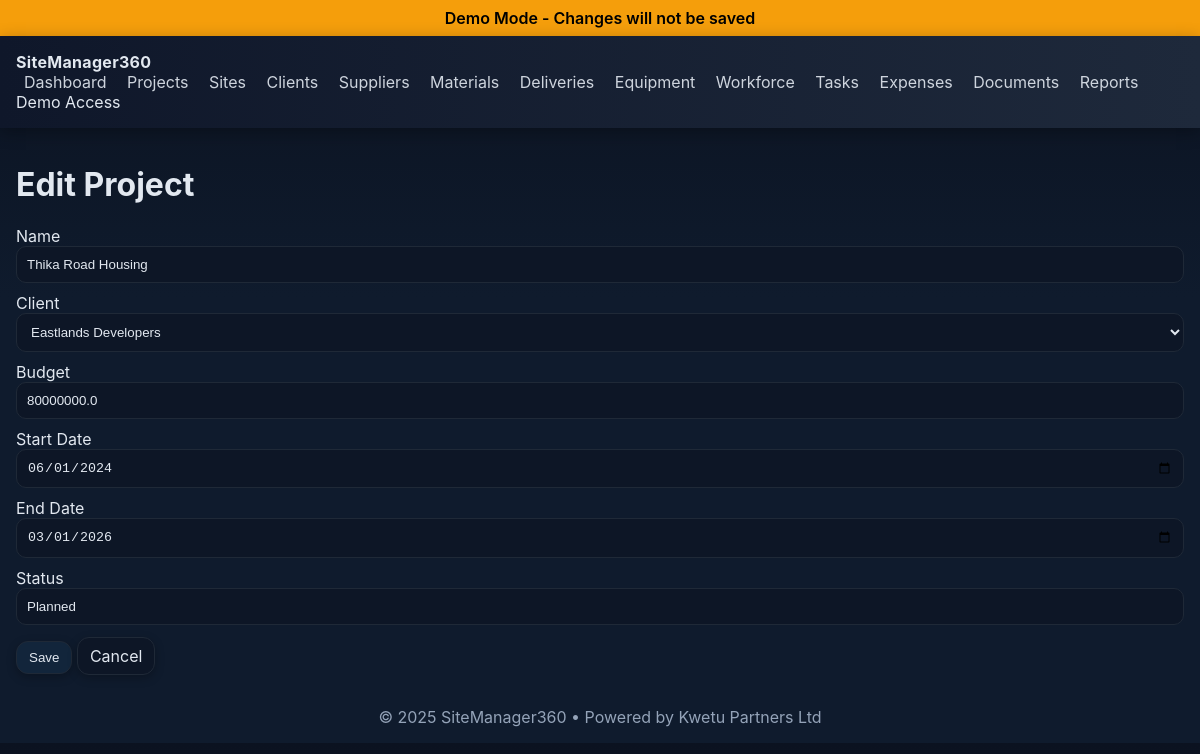
The page /projects/2/edit on the database its author committed.
### app.py (models this page shows)
class Project(db.Model):
    id = db.Column(db.Integer, primary_key=True)
    name = db.Column(db.String(150), nullable=False)
    client_id = db.Column(db.Integer, db.ForeignKey("client.id"), nullable=False)
    budget = db.Column(db.Float, default=0.0)
    start_date = db.Column(db.Date)
    end_date = db.Column(db.Date)
    status = db.Column(db.String(50), default="Planned")
    created_at = db.Column(db.DateTime, default=datetime.utcnow)
    sites = db.relationship("Site", backref="project", lazy=True)

class Client(db.Model):
    id = db.Column(db.Integer, primary_key=True)
    name = db.Column(db.String(120), nullable=False)
    contact_person = db.Column(db.String(120))
    phone = db.Column(db.String(50))
    email = db.Column(db.String(120))
    address = db.Column(db.String(250))
    created_at = db.Column(db.DateTime, default=datetime.utcnow)
    projects = db.relationship("Project", backref="client", lazy=True)

### app.py (the view, shortened to what this page needs)
@app.route("/projects/<int:id>/edit", methods=["GET","POST"])
@login_required
def projects_edit(id):
    item = Project.query.get_or_404(id)
    clients = Client.query.all()
    return render_template("projects_form.html", item=item, clients=clients)

### app.py (called while the page is built)
def is_demo():
    return DEMO_MODE

def login_required(view_func):
    @wraps(view_func)
    def wrapped(*args, **kwargs):
        if is_demo():
            demo_user = User.query.order_by(User.id.asc()).first()
            if demo_user and not session.get("user_id"):
                session["user_id"] = demo_user.id
        if not session.get("user_id"):
            return redirect(url_for("login", next=request.path))
        return view_func(*args, **kwargs)
    return wrapped

@app.context_processor
def inject_demo_mode():
    return {"demo_mode": is_demo()}

@app.before_request
def block_post_in_demo():
    if is_demo():
        demo_user = User.query.order_by(User.id.asc()).first()
        if demo_user and not session.get("user_id") and request.endpoint != "static":
            session["user_id"] = demo_user.id
        if request.method == "POST":
            flash("Demo Mode: Action simulated successfully.", "info")
            return redirect(request.referrer or url_for("dashboard"))

### templates/projects_form.html (shortened to what this page needs)
{% extends "base.html" %}
{% block content %}
<h1>{{ 'Edit' if item else 'New' }} Project</h1>
<form method="post" class="form">
  <label>Name
  <input type="text" name="name" value="{{ item.name if item else '' }}" required>
</label><label>Client
  <select name="client_id">
    {% for opt in clients %}<option value="{{ opt.id }}" {% if item and item.client_id==opt.id %}selected{% endif %}>{{ opt.name }}</option>{% endfor %}
  </select>
</label><label>Budget
  <input type="number" step="0.01" name="budget" value="{{ item.budget if item else '' }}">
</label><label>Start Date
  <input type="date" name="start_date" value="{{ item.start_date.strftime('%Y-%m-%d') if item and item.start_date else '' }}">
</label><label>End Date
  <input type="date" name="end_date" value="{{ item.end_date.strftime('%Y-%m-%d') if item and item.end_date else '' }}">
</label><label>Status
  <input type="text" name="status" value="{{ item.status if item else '' }}" required>
</label>
  <div class="form-actions">
    <button class="btn" type="submit">Save</button>
    <a class="btn secondary" href="{{ url_for('projects') }}">Cancel</a>
  </div>
</form>
{% endblock %}

### static/style.css (style rules this page uses)
:root { --top-a:#0f172a; --top-b:#1e293b; --accent:#38bdf8; --surface:#0b1220; --surface2:#0f1b2d; --border:#1f2937; --text:#e2e8f0; --muted:#94a3b8; --success:#16a34a; --info:#1d4ed8; --danger:#dc2626; }
* { box-sizing:border-box }
body { margin:0; background:linear-gradient(180deg,var(--surface),var(--surface2) 40%); color:var(--text); font-family:Inter,system-ui,Segoe UI,Roboto,Arial,sans-serif; }
.btn { display:inline-block; padding:8px 12px; border-radius:12px; border:1px solid var(--border); background:#12253b; color:var(--text); text-decoration:none; cursor:pointer; box-shadow:0 3px 10px rgba(0,0,0,.25) }
.btn.secondary { background:#0d1626 }
.form label { display:block; margin:10px 0 }
.form input,.form select,.form textarea { width:100%; padding:10px; border-radius:10px; border:1px solid var(--border); background:#0d1626; color:var(--text) }
.form-actions { margin-top:12px }

### rows shown on the page
Project: name "Thika Road Housing", client_id "Eastlands Developers", budget "80000000.0", start_date "06/01/2024", end_date "03/01/2026", status "Planned"

### other values the page prints
{{ 'Edit' if item else 'New' }} "Edit"
